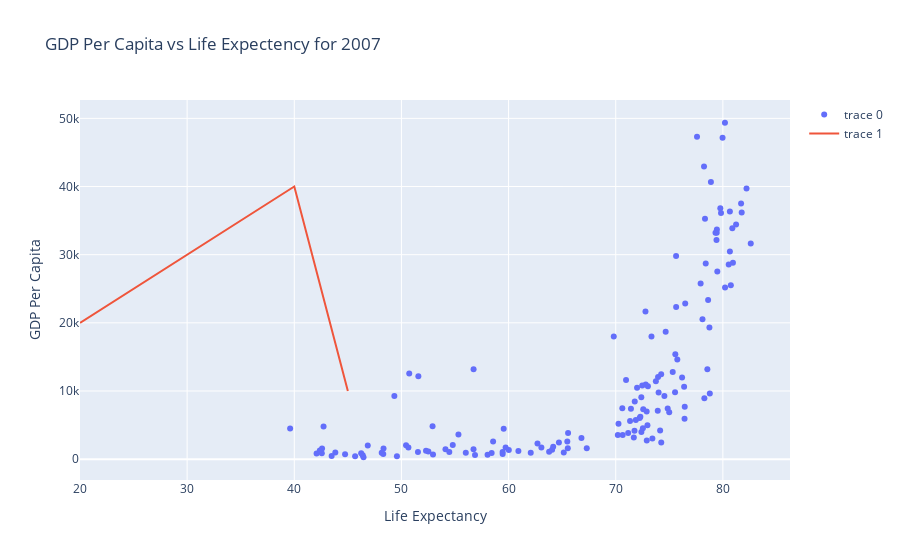

The cell this chart's notebook holds for it:
### Code cell
##### lets try to build multiple plots on the same graph
trace1=go.Scatter(x=gapmin_2007['lifeExp'],y=gapmin_2007['gdpPercap'],mode='markers')
trace2=go.Scatter(x=[20,40,45],y=[20000,40000,10000],mode='lines')
data=[trace1,trace2]

layout = go.Layout(title='GDP Per Capita vs Life Expectency for 2007',xaxis={'title':'Life Expectancy'},yaxis={'title':'GDP Per Capita'})

fig=go.Figure(data,layout)
fig.show()

### Figure 1 — Plotly figure (JSON) as saved in the notebook; plotly's stock layout.template omitted (floating-point values rounded to 4 significant figures; data arrays with more than 128 entries replaced by an {"elided": "..."} marker saying what was removed)
{"data": [{"mode": "markers", "type": "scatter", "x": {"elided": "142 float values"}, "y": {"elided": "142 float values"}}, {"mode": "lines", "type": "scatter", "x": [20, 40, 45], "y": [20000, 40000, 10000]}], "layout": {"autosize": true, "title": {"text": "GDP Per Capita vs Life Expectency for 2007"}, "xaxis": {"autorange": true, "range": [20, 86.18], "title": {"text": "Life Expectancy"}, "type": "linear"}, "yaxis": {"autorange": true, "range": [-3773.0, 53410.0], "title": {"text": "GDP Per Capita"}, "type": "linear"}}}
